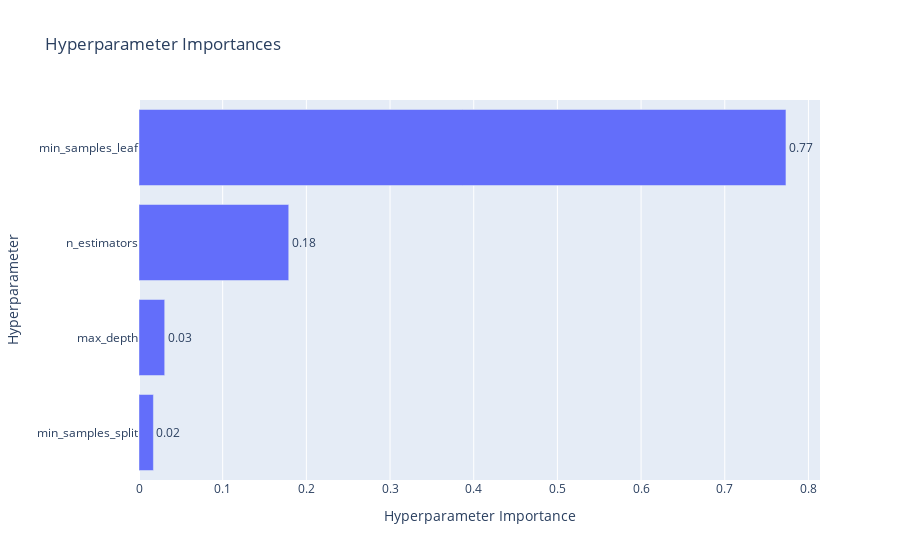

Notebook source saved alongside this figure:
### Code cell
optuna.visualization.plot_param_importances(study_sv_reg_tpesmp_hpr)

### Figure 1 — Plotly figure (JSON) as saved in the notebook; plotly's stock layout.template omitted (floating-point values rounded to 4 significant figures)
{"data": [{"cliponaxis": false, "hovertemplate": ["min_samples_split (IntDistribution): 0.01721996157584625<extra></extra>", "max_depth (IntDistribution): 0.030717842948715705<extra></extra>", "n_estimators (IntDistribution): 0.17894074419870779<extra></extra>", "min_samples_leaf (IntDistribution): 0.7731214512767302<extra></extra>"], "name": "Objective Value", "orientation": "h", "text": ["0.02", "0.03", "0.18", "0.77"], "textposition": "outside", "type": "bar", "x": [0.01722, 0.03072, 0.1789, 0.7731], "y": ["min_samples_split", "max_depth", "n_estimators", "min_samples_leaf"]}], "layout": {"autosize": true, "title": {"text": "Hyperparameter Importances"}, "xaxis": {"autorange": true, "range": [0, 0.8138], "title": {"text": "Hyperparameter Importance"}, "type": "linear"}, "yaxis": {"autorange": true, "range": [-0.5, 3.5], "title": {"text": "Hyperparameter"}, "type": "category"}}}
